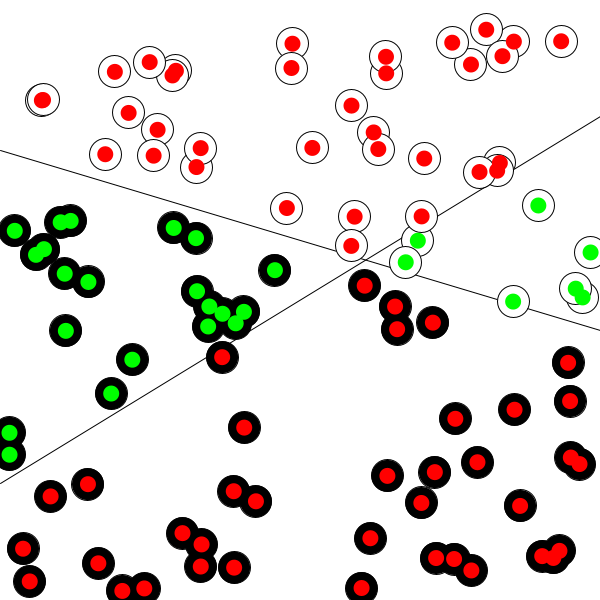
Frame 1 (no input)
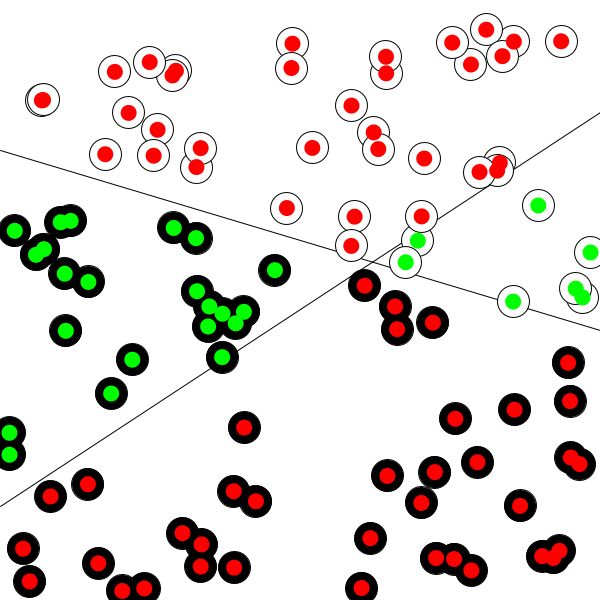
Frame 60 (the mouse pressed at the canvas centre just before this capture)
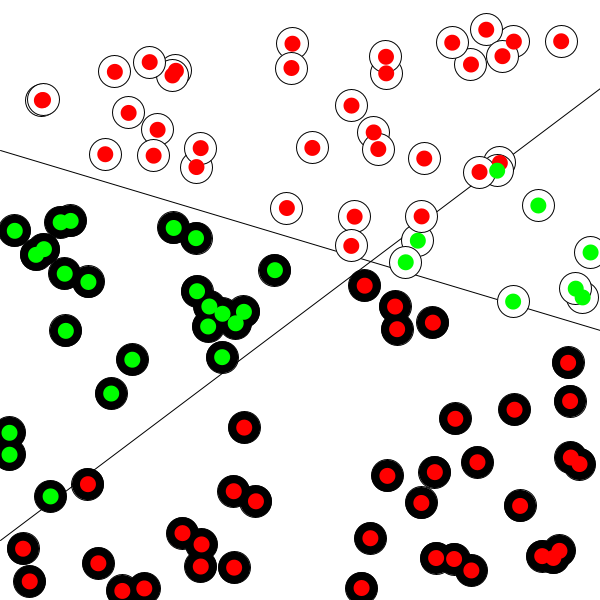
Frame 120 (the mouse held since frame 60 and released just before this capture)

The Processing sketch that drew these frames (run headless with seeded random() and noise(); from frame 60 on, the mouse is pressed at the canvas centre):

// Processing sketch: firstNeuralNetworks
// ── firstNeuralNetworks.pde
Perceptron brain; //Creating the Perceptron object
Point[] point = new Point[100];

int trainingIndex = 0; //const value to control the train

void setup(){
  size(600,600); //creating a screen in the size of 600 X 600 pixels
  brain = new Perceptron(3);
  for(int i = 0 ; i<point.length ; i++){
   point[i] = new Point(); //creating points array
  }
  float[] inputs = {-1, 0.5, 1}; //the defualt value
  int guess = brain.guess(inputs); //calculating the guess with the sign function
  println(guess);
}

void draw(){
  background(255); //color
  stroke(0); //reset
  Point p1 = new Point(-1,f(-1)); // in order to draw line we need two points' value - OUR LINE   
  Point p2 = new Point(1,f(1));
  line(p1.pixelX(),p1.pixelY(),p2.pixelX(), p2.pixelY()); //drawing it
                               // line(0,height,width,0); //creating a line from (0,height) to the lower side of the screen
  Point p3 = new Point(-1,brain.guessY(-1));
  Point p4 = new Point(1,brain.guessY(1));
  line(p3.pixelX(),p3.pixelY(),p4.pixelX(),p4.pixelY()); 
 
  for (Point pt : point){ //...for every p (object) in the point array;
    pt.show();
  }
  
   for(Point pt : point){
    float[] inputs = {pt.x , pt.y, pt.bias};
    int target = pt.label;
    // brain.train(inputs, target);
    int guess = brain.guess(inputs);
    if(guess == target){
     fill(0,255,0);
    }else{
     fill(255,0,0); 
    }
     noStroke();
     ellipse(pt.pixelX(), pt.pixelY(), 16, 16);
    } 
  
  Point training = point[trainingIndex]; 
  float[] inputs = {training.x , training.y, training.bias}; //the x and y values of the current inputs
  int target =training.label;
  brain.train(inputs,target); //every frame, the Perceptron train himself based on the previous values
  trainingIndex++; // train every point 'til perfection
  if(trainingIndex == point.length){ //stop condition
    trainingIndex = 0; //reset the value for next time
  }
  
  
  }
 

// ── Perceptron.pde
 // The activition function
 int sign(float n){ //known as the sign function
  if(n >= 0){
      return 1;
  } else {
      return -1; 
  }
 }
 
 
 //Writing the class like that gives us the
 //oppertunity, later, to change values and make it Generic
 class Perceptron{
  //creating an object to save weight
  float[] weights = new float[3]; //the weight value which the neuron gets (from the different inputs x1,x2...)
  float learningRate = 0.001; //the amount of change that the Percepton change every time he train
  Perceptron(int n){ //constructor
  //puts random values into array 
    weights = new float[n];
    for(int i=0; i<weights.length -1; i++){ //starts with random value
     weights[i] = random(-1,1);   //and puts it into the weight array
    }
  }
  int guess(float[] inputs){ // the guess-function helps the preceptron to generate a value (1 or -1) 
                             // based on the result it gets [in our case it calculating the sum of all weight*input]
     float sum = 0;
     for(int i=0; i<weights.length; i++){
     sum += inputs[i] * weights[i]; // summing the weight * input value
     }
     int output = sign(sum);
     //create return value based on the sign function
     return output;
  
     }
     void train(float[] inputs, int target){ //gets the inputs = weight and tune them properly
       int guess = guess(inputs); // the train  function uses the function guess
       int error = target - guess; // checks the Calculation deviation and if it should increased/decreased
                                   // if error = 0, it means that it trained well (the tune has been successful)
       for(int i=0; i<weights.length; i++){
         weights[i] += error * inputs[i] * learningRate; //basiclly, the Percepton tune himself based on the failure
       }                                            //he just had (change a little bit = and try again)
     }                                                  // (*) if error = 0 it addes nothing and the current weight is good
                                                        // (*) if error = 2 it means that he guessed to low and he need to send 
                                                         // the next weight smaller then now
                                                         // (*) if error = -2 it means that he guessed to high and he needs 
                                                         // to send the next weight higher then now
       float guessY(float x){
         float w0 = weights[0];
         float w1 = weights[1];
         float w2 = weights[2];
         return (-(w2/w1) - (w0/w1) * x);
       }
     
   }

// ── Point.pde

float f(float x){
     //y=m*x +n;
  return -0.3 * x + 0.2;
}

class Point{ //Creating a point object to be able later draw it let the Percepton work on it
  float x;
  float y;
  int bias = 1;
  int label; //every point gets value 1 for being above or -1 for being under.
  
  Point(float x_, float y_){ //constructor
   x = x_;
   y = y_;
 }
  
  Point(){
   x = random(-1,1);
   y = random(-1,1);
   float lineY = f(x);
   if(y > lineY){//if there is a point that higher then our line - it gets 1 else -1
    label = 1;  
   }else{
    label = -1; 
   }
  }
  
  float pixelX(){ //functions that return the coardinations of point based on her place in the Cartesian axis system
    return map(x,-1,1,0,width); 
  }
  float pixelY(){
    return map(y,-1,1,height,0);
  }
  
  
  void show(){
   stroke(0); //the color of the surround shape
   if(label == 1){
    fill(255);//black 
   }else{
    fill(0); 
   }
   float px = pixelX(); //drawing a line that start from the center of the field
   float py = pixelY();

   
   ellipse(px,py,32,32); //drawing the circle based on the x and y value (radios 4)
  }
  
}
